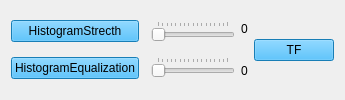
             <widget class="QWidget" name="tab_3">
              <attribute name="title">
               <string>Hw3</string>
              </attribute>
              <layout class="QHBoxLayout" name="horizontalLayout_18">
               <item>
                <layout class="QHBoxLayout" name="horizontalLayout_17">
                 <item>
                  <layout class="QVBoxLayout" name="verticalLayout_17">
                   <item>
                    <widget class="QPushButton" name="pushButton_12">
                     <property name="styleSheet">
                      <string notr="true">background-color:rgb(33, 177, 255)</string>
                     </property>
                     <property name="text">
                      <string>HistogramStrecth</string>
                     </property>
                    </widget>
                   </item>
                   <item>
                    <widget class="QPushButton" name="pushButton_13">
                     <property name="styleSheet">
                      <string notr="true">background-color:rgb(33, 177, 255)</string>
                     </property>
                     <property name="text">
                      <string>HistogramEqualization</string>
                     </property>
                    </widget>
                   </item>
                  </layout>
                 </item>
                 <item>
                  <layout class="QHBoxLayout" name="horizontalLayout_16">
                   <item>
                    <widget class="MplWidget" name="MplWidget" native="true"/>
                   </item>
                  </layout>
                 </item>
                 <item>
                  <layout class="QHBoxLayout" name="horizontalLayout_15">
                   <item>
                    <layout class="QVBoxLayout" name="verticalLayout_16">
                     <property name="sizeConstraint">
                      <enum>QLayout::SetDefaultConstraint</enum>
                     </property>
                     <item>
                      <widget class="QSlider" name="horizontalSlider">
                       <property name="maximum">
                        <number>255</number>
                       </property>
                       <property name="tracking">
                        <bool>true</bool>
                       </property>
                       <property name="orientation">
                        <enum>Qt::Horizontal</enum>
                       </property>
                       <property name="tickPosition">
                        <enum>QSlider::TicksAbove</enum>
                       </property>
                       <property name="tickInterval">
                        <number>16</number>
                       </property>
                      </widget>
                     </item>
                     <item>
                      <widget class="QSlider" name="horizontalSlider_2">
                       <property name="maximum">
                        <number>255</number>
                       </property>
                       <property name="orientation">
                        <enum>Qt::Horizontal</enum>
                       </property>
                       <property name="tickPosition">
                        <enum>QSlider::TicksAbove</enum>
                       </property>
                       <property name="tickInterval">
                        <number>16</number>
                       </property>
                      </widget>
                     </item>
                    </layout>
                   </item>
                   <item>
                    <layout class="QVBoxLayout" name="verticalLayout_15">
                     <item>
                      <widget class="QLabel" name="label_9">
                       <property name="text">
                        <string>0</string>
                       </property>
                      </widget>
                     </item>
                     <item>
                      <widget class="QLabel" name="label_10">
                       <property name="text">
                        <string>0</string>
                       </property>
                      </widget>
                     </item>
                    </layout>
                   </item>
                  </layout>
                 </item>
                 <item>
                  <widget class="QPushButton" name="pushButton_14">
                   <property name="styleSheet">
                    <string notr="true">background-color:rgb(33, 177, 255)</string>
                   </property>
                   <property name="text">
                    <string>TF</string>
                   </property>
                  </widget>
                 </item>
                </layout>
               </item>
              </layout>
             </widget>
